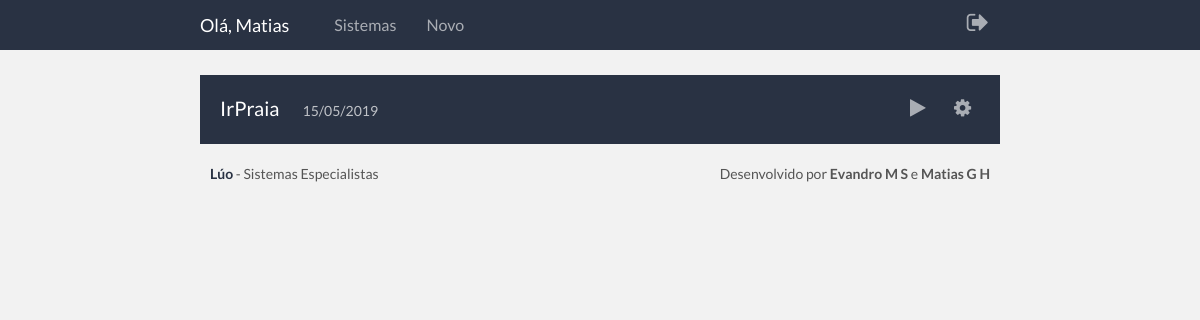
The page / (signed in) on the database as committed earlier.
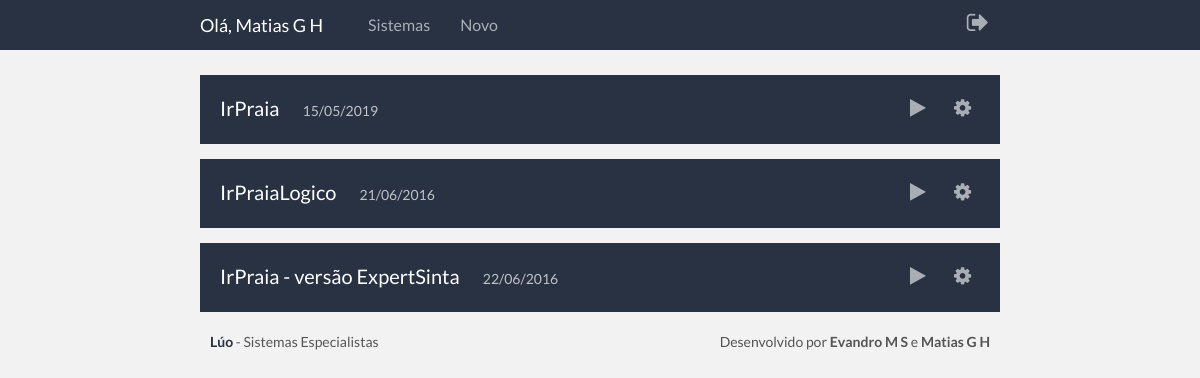
The same page on the database as committed later.
### tables this page shows
CREATE TABLE `usuario` (
  `id` int(11) NOT NULL AUTO_INCREMENT,
  `login` varchar(30) NOT NULL,
  `senha` varchar(100) NOT NULL,
  `nome` varchar(150) NOT NULL,
  PRIMARY KEY (`id`)
);

CREATE TABLE `sistema` (
  `id` int(11) NOT NULL AUTO_INCREMENT,
  `nome` varchar(100) NOT NULL,
  `usuario` int(11) NOT NULL,
  `datetime` datetime DEFAULT NULL,
  `descricao` text DEFAULT NULL,
  PRIMARY KEY (`id`),
  KEY `usuario` (`usuario`),
  CONSTRAINT `usuarioFK` FOREIGN KEY (`usuario`) REFERENCES `usuario` (`id`) ON DELETE NO ACTION ON UPDATE NO ACTION
);

### src/func/base.php (called while the page is built, shortened)
<?php
	if (!function_exists('connectDatabase')){
		include(dirname(__FILE__).'/config.php');
		function nameLink($str, $extra = TRUE){
			$str = strtolower($str);
			$str = str_replace(array('Á','À','Ä','Â','Ã','á','à','ä','â','ã','ª'), 'a', $str);
			$str = str_replace(array('É','È','Ë','Ê','é','è','ë','ê'), 'e', $str);
			$str = str_replace(array('Í','Ì','Ï','Î','í','ì','ï','î'), 'i', $str);
			$str = str_replace(array('Ó','Ò','Ö','Ô','Õ','ó','ò','ö','ô','õ','º'), 'o', $str);
			$str = str_replace(array('Ú','Ù','Ü','Û','ú','ù','ü','û'), 'u', $str);
			$str = str_replace(array('Ç','ç'), 'c', $str);
			if ($extra) {
				$str = str_replace(array(' ','&','?','_','(',')','[',']','{','}','=','+','*',
					'%','$','@','!','#','₢','/',"'",'"','§',':',';',',','.','\\','|','<','>'), '-', $str);
				$str = str_replace('--', '-', $str);
			}
			$str = trim($str, ' -');
			return $str;
		}
		function getUserData($basic = FALSE){
			global $conn;
			$result = array('id' => NULL, 'nome' => 'DESCONHECIDO');
			if (isset($_SESSION['luouser'])){
				$stmt = $conn->prepare("SELECT `id`,`nome`,`login` FROM `usuario` WHERE `login`=? && `id`=?");
				$stmt->bind_param('si', $_SESSION['luouser'], $_SESSION['luoid']);
                $stmt->execute();
                $query = $stmt->get_result();
				if ($query->num_rows > 0)
				{ $result = $query->fetch_assoc(); }
			}
			return $result;
		}
	}
?>

### src/index.php (the view, shortened to what this page needs)
<?php
	include(__DIR__.'/header.php');
	$user = getUserData();
?>
	</head>
	<body>
		<?php include('top-menu.php'); ?>
		<ul id="sistemas" class="center">
			<?php
				$query = $conn->query("SELECT `id`,`nome`,`datetime` FROM `sistema` WHERE `usuario`='{$user['id']}'");
				while ($row = $query->fetch_assoc()) :
					$row['datetime'] = new DateTime($row['datetime']);
			?>
			<li>
				<h3><?=$row['nome'];?></h3>
				<span><?=$row['datetime']->format('d/m/Y');?></span>
				<div class="actions">
					<a href="responder/<?=$row['id'];?>/<?=nameLink($row['nome']);?>" target="_blank" class="fa">&#xf04b;</a>
					<a href="sistema/<?=$row['id'];?>/<?=nameLink($row['nome']);?>" class="fa">&#xf013;</a>
				</div>
			</li>
			<?php endwhile; ?>
		</ul>
		<?php include('footer.php'); ?>
	</body>
</html>

### src/header.php (shortened to what this page needs)
<?php
	include(__DIR__.'/func/base.php');
?>
<!DOCTYPE html>
<html lang="pt">
	<head>
		<link href="style.css" rel="stylesheet" type="text/css" />
		<link href="js/overbox/overbox.css" rel="stylesheet" type="text/css" />
		<link href="font-awesome/css/font-awesome.font-only.css" rel="stylesheet" type="text/css" />
		<link href="font-awesome/css/font-awesome.font-only.css" rel="stylesheet" type="text/css" />

### src/top-menu.php (shortened to what this page needs)
<div id="top">
	<div class="center">
		<h3>Olá, <?=$user['nome'];?></h3>
		<a href="home">Sistemas</a>
		<a href="novo">Novo</a>
		<button id="signout" onclick="$signOutStart()" class="fa">&#xf08b;</button>
	</div>
</div>

### src/footer.php
<div id="footer" class="center">
	<span class="desc"><strong>Lúo</strong> - Sistemas Especialistas</span>
	<span class="authors">Desenvolvido por <a>Evandro M S</a> e <a href="http://www.mghenschel.com.br/" target="_blank">Matias G H</a></span>
</div>

### src/style.css (style rules this page uses)
* { border: none; outline: none; margin: 0 auto; padding: 0; color: inherit; font-size: inherit; font-style: inherit; font-family: inherit; font-weight: inherit; border: none; outline: none; }
ul, ol, div, span, input, textarea, select, li, form, label, html, body, table, thead, tbody, tr, th, td { box-sizing: border-box; }
ul, ol { list-style: none; }
input[type=image], input[type=submit], a[href], select, button { cursor: pointer; }
input, textarea, button { background-color: transparent; }
a { color: inherit; text-decoration: none; font-size: inherit; font-family: inherit; }
html, body { width: 100%; height: 100%; }
body { background-color: #f2f2f2; font-family: 'Lato', sans-serif; font-weight: normal; color: #555; }
.fa { font-family: FontAwesome; -webkit-touch-callout: none; -webkit-user-select: none; -khtml-user-select: none; -moz-user-select: none; -ms-user-select: none; user-select: none; }
.center { margin: 0 auto; max-width: 800px; }
div#footer { display: flex; flex-wrap: nowrap; align-items: center; align-content: center; justify-content: center; padding: 20px 10px 40px 10px; }
div#footer > span { display: inline-block; flex: 0 0 auto; font-size: 14px; line-height: 20px; }
div#footer > span.desc { margin-left: 0; }
div#footer > span.authors { margin-right: 0; }
div#footer > span > strong { font-weight: bold; color: #293243; }
div#footer > span > a { font-weight: bold; }
div#top { width: 100%; margin-bottom: 25px; color: white; background: #293243; }
div#top > div.center { display: flex; flex-direction: row; align-items: center; align-content: space-between; justify-content: space-between; height: 50px; }
div#top > div.center > h3 { flex: 0 0 auto; width: auto; margin: 0 40px 0 0; font-size: 18px; line-height: 24px; }
div#top > div.center > a { flex: 0 0 auto; padding: 5px; margin: 0 20px 0 0; font-size: 16px; line-height: 24px; opacity: 0.6; }
div#top > div.center > button#signout { flex: 0 0 auto; width: 44px; height: 44px; padding: 4px 0 8px 0; margin: 0 0 0 auto; font-size: 24px; line-height: 32px; text-align: center; opacity: 0.6; }
ul#sistemas > li { position: relative; padding: 20px 20px; color: white; background: #293243; }
ul#sistemas > li + li { margin-top: 15px; }
ul#sistemas > li > h3 { display: inline-block; font-size: 20px; line-height: 26px; }
ul#sistemas > li > span { display: inline-block; margin-left: 20px; font-size: 14px; line-height: 26px; opacity: 0.7; }
ul#sistemas > li > div.actions { position: absolute; top: 15px; right: 10px; }
ul#sistemas > li > div.actions > a { display: inline-block; width: 36px; height: 100%; margin-left: 5px; font-size: 20px; line-height: 36px; opacity: 0.6; }

Rows that differ between the two databases and show on the page:
changed usuario: nome "Matias" → "Matias G H"
added sistema: nome "IrPraiaLogico", format "21/06/2016"
added sistema: nome "IrPraia - versão ExpertSinta", format "22/06/2016"
